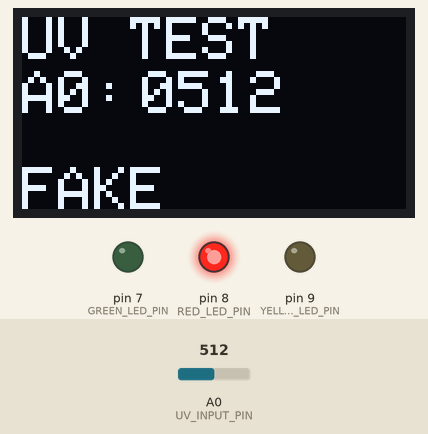
Recording of a sketch running on a simulated Arduino Uno, built with avr-gcc and run on an emulated ATmega328P. On the bench: 128×64 one-colour display, output pins drawn as LEDs (lit = HIGH). The inputs (shaded band) are chosen by the test bench; at power-on: A0 (UV_INPUT_PIN) = 512.

Above: at 1.2 s.
1.3 s: A0 (UV_INPUT_PIN) set to 364
At 1.9 s:
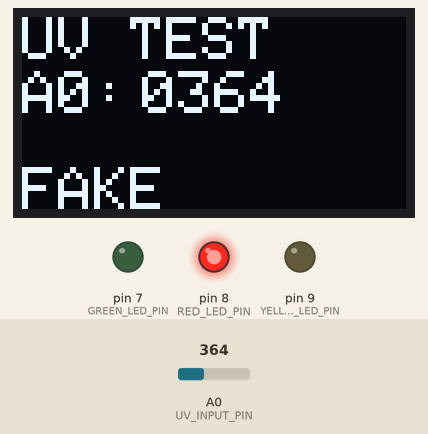
2.8 s: A0 (UV_INPUT_PIN) set to 332
At 3.4 s:
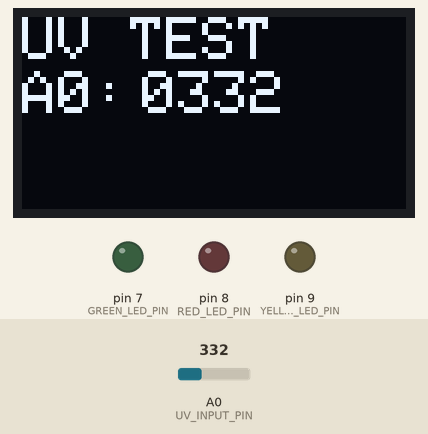
4.4 s: A0 (UV_INPUT_PIN) set to 311
At 5.0 s:
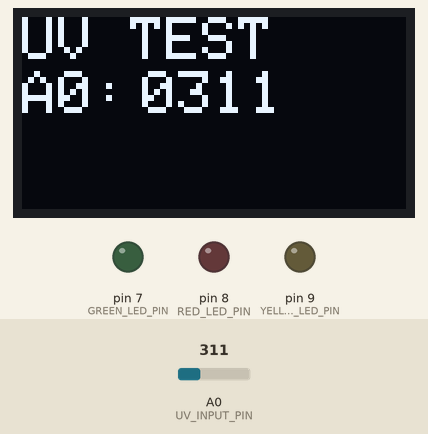
5.9 s: A0 (UV_INPUT_PIN) set to 286
At 6.5 s:
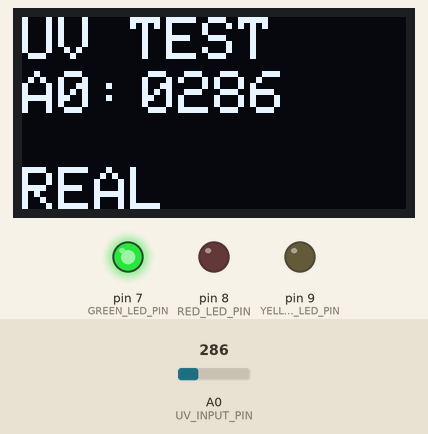
7.5 s: A0 (UV_INPUT_PIN) set to 128
At 8.0 s:
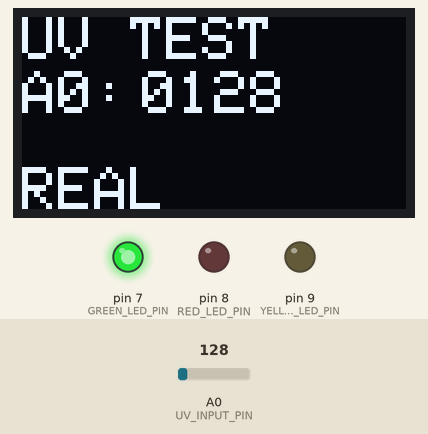
9.0 s: A0 (UV_INPUT_PIN) set to 114
At 9.6 s:
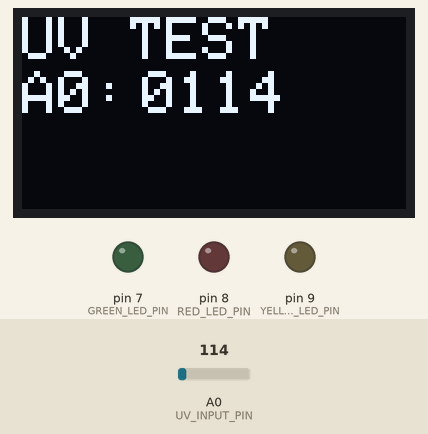
Timing chart, 0 to 11.5 s (numbered marks = the images above; inputs shaded):
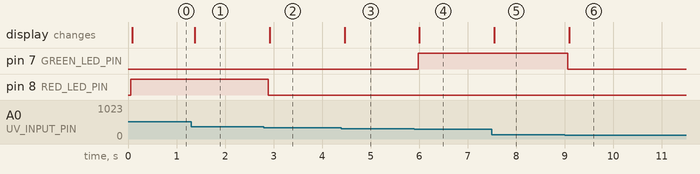

The sketch:

moneyCounterUVDetection.ino
```cpp
// Display Libraries
#include <Adafruit_GFX.h>
#include <Adafruit_SSD1306.h>

// OLED display dimensions
#define SCREEN_WIDTH 128
#define SCREEN_HEIGHT 64

// OLED reset pin (not used)
#define OLED_RESET -1
Adafruit_SSD1306 display(SCREEN_WIDTH, SCREEN_HEIGHT, &Wire, OLED_RESET);

// Analog input pin for UV sensor
#define UV_INPUT_PIN A0

// LED pins
#define GREEN_LED_PIN 7
#define RED_LED_PIN 8
#define YELLOW_LED_PIN 9

// Threshold values for bill validation
#define BILL_MISSING_MAX 110
#define BILL_VALID_MIN 120
#define BILL_VALID_MAX 300
#define BILL_INVALID_MIN 350

int uvValue = 0; // Variable to store UV sensor value

char formattedOutput[5]; // Array to hold formatted output

void setup() {
  // Initialize pin modes
  pinMode(UV_INPUT_PIN, INPUT);
  pinMode(GREEN_LED_PIN, OUTPUT);
  pinMode(RED_LED_PIN, OUTPUT);
  pinMode(YELLOW_LED_PIN, OUTPUT);

  // Initialize LEDs to off state
  digitalWrite(GREEN_LED_PIN, LOW);
  digitalWrite(RED_LED_PIN, LOW);
  digitalWrite(YELLOW_LED_PIN, LOW);

  // Initialize the OLED display
  if (!display.begin(SSD1306_SWITCHCAPVCC, 0x3C)) {
    for (;;); // Enter infinite loop if display initialization fails
  }

  // Clear the display buffer
  display.clearDisplay();

  // Set text color to white
  display.setTextColor(SSD1306_WHITE, BLACK);

  // Set cursor and print initial text
  display.setCursor(0, 0);
  display.setTextSize(2);
  display.print("UV TEST");

  display.setCursor(0, 18);
  display.print("A0: ");

  // Read initial UV sensor value
  uvValue = analogRead(UV_INPUT_PIN);

  // Format the UV sensor value
  formatToFourDigits(uvValue, formattedOutput);

  // Display the formatted UV sensor value
  display.setCursor(40, 18);
  display.print(formattedOutput);
  display.display();
}

void loop() {
  // Read UV sensor value
  uvValue = analogRead(UV_INPUT_PIN);

  // Format the UV sensor value
  formatToFourDigits(uvValue, formattedOutput);

  // Display the formatted UV sensor value
  display.setCursor(40, 18);
  display.print(formattedOutput);

  // Move cursor for status message
  display.setCursor(0, 50);

  // Check UV sensor value and control LEDs accordingly
  if (uvValue < BILL_MISSING_MAX) {
    digitalWrite(GREEN_LED_PIN, LOW);
    digitalWrite(RED_LED_PIN, LOW);
    digitalWrite(YELLOW_LED_PIN, HIGH);
    display.print("EMPTY   ");
  }
  else if (uvValue > BILL_INVALID_MIN) {
    digitalWrite(GREEN_LED_PIN, LOW);
    digitalWrite(RED_LED_PIN, HIGH);
    digitalWrite(YELLOW_LED_PIN, LOW);
    display.print("FAKE    ");
  }
  else if (uvValue > BILL_VALID_MIN && uvValue < BILL_VALID_MAX) {
    digitalWrite(GREEN_LED_PIN, HIGH);
    digitalWrite(RED_LED_PIN, LOW);
    digitalWrite(YELLOW_LED_PIN, LOW);
    display.print("REAL    ");
  }
  else {
    digitalWrite(GREEN_LED_PIN, LOW);
    digitalWrite(RED_LED_PIN, LOW);
    digitalWrite(YELLOW_LED_PIN, LOW);
    display.print("        ");
  }

  // Update the display with the new content
  display.display();

  // Delay before next loop iteration
  delay(100); // Delay 100ms before printing again
}

void formatToFourDigits(int num, char* formattedOutput) {
  // Format the number as a 4-digit integer with leading zeros if necessary
  sprintf(formattedOutput, "%04d", num);
}
```

Measured:
- the behaviour switches between 351 and 350 on A0 (UV_INPUT_PIN) (found by bisection; images 1 and 2)
- the behaviour switches between 300 and 299 on A0 (UV_INPUT_PIN) (found by bisection; images 3 and 4)
- the behaviour switches between 121 and 120 on A0 (UV_INPUT_PIN) (found by bisection; images 5 and 6)
- after the input at 1.3 s, the display: changes after 0.08 s (image 1)
- after the input at 2.8 s, pin 8 (RED_LED_PIN): HIGH → LOW after 0.09 s; the display: changes after 0.12 s (image 2)
- after the input at 4.4 s, the display: changes after 0.06 s (image 3)
- after the input at 5.9 s, pin 7 (GREEN_LED_PIN): LOW → HIGH after 0.08 s; the display: changes after 0.11 s (image 4)
- after the input at 7.5 s, the display: changes after 0.05 s (image 5)
- after the input at 9.0 s, pin 7 (GREEN_LED_PIN): HIGH → LOW after 0.06 s; the display: changes after 0.09 s (image 6)
